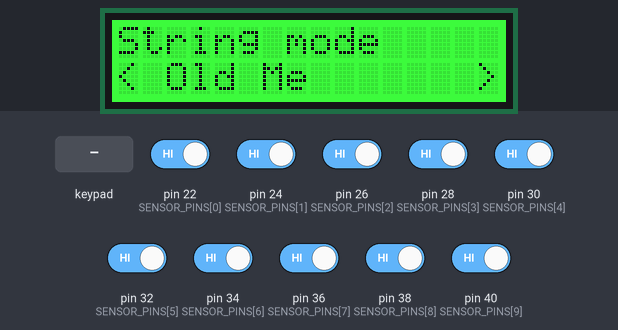
A sketch run on a simulated Arduino Mega 2560, built with avr-gcc and run on an emulated ATmega2560. On the bench: 16×2 character LCD. The test bench sets the inputs (shaded band); at power-on: pin 22 (SENSOR_PINS[0]), pin 24 (SENSOR_PINS[1]), pin 26 (SENSOR_PINS[2]), pin 28 (SENSOR_PINS[3]), pin 30 (SENSOR_PINS[4]), pin 32 (SENSOR_PINS[5]), pin 34 (SENSOR_PINS[6]), pin 36 (SENSOR_PINS[7]), pin 38 (SENSOR_PINS[8]), pin 40 (SENSOR_PINS[9]) HIGH. What the sketch prints to the serial monitor is not drawn.

Above: at 1.2 s.
1.3 s: key 'S' pressed
At 1.8 s:
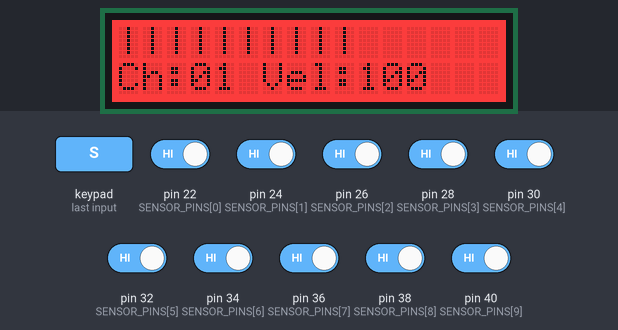
2.8 s: pin 22 (SENSOR_PINS[0]) driven LOW
At 3.6 s:
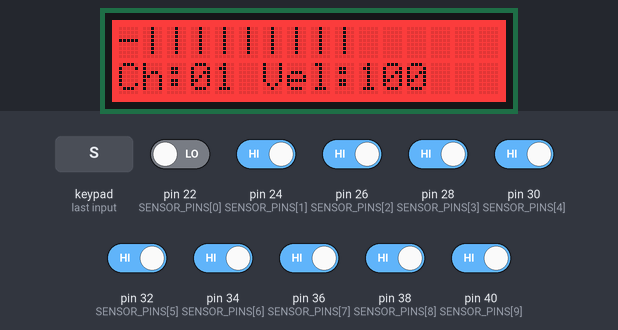
4.3 s: pin 24 (SENSOR_PINS[1]) driven LOW
At 4.7 s:
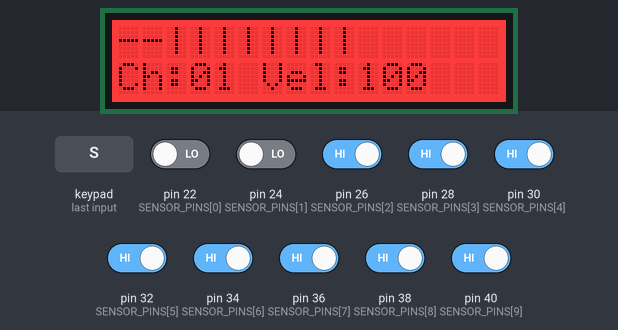
5.8 s: pin 26 (SENSOR_PINS[2]) driven LOW
At 7.0 s:
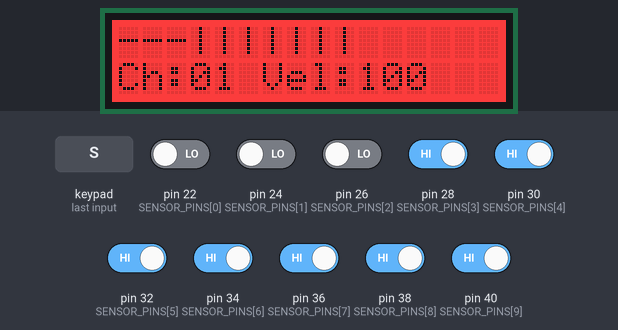
7.3 s: pin 28 (SENSOR_PINS[3]) driven LOW
At 8.2 s:
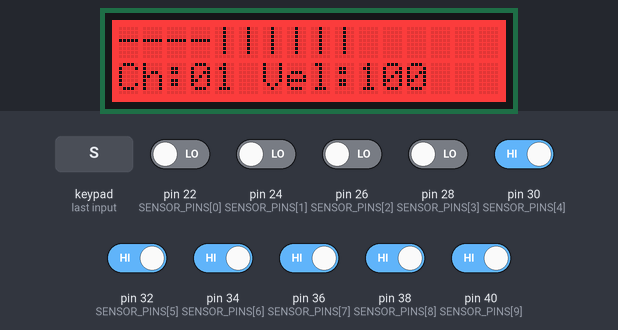
8.8 s: pin 30 (SENSOR_PINS[4]) driven LOW
At 9.4 s:
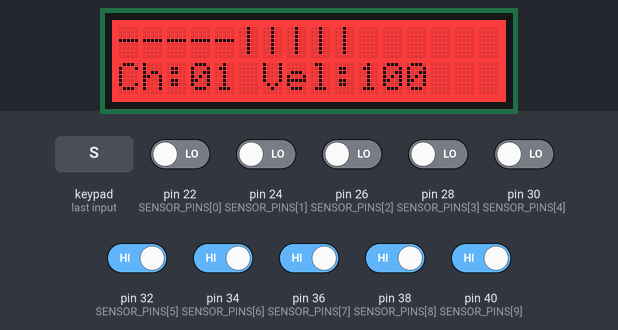
Timing chart, 0 to 11.3 s (numbered marks = the images above; inputs shaded):
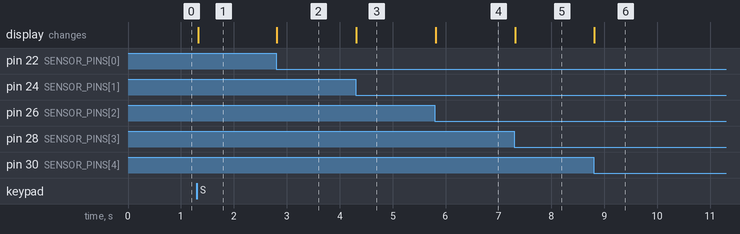

Measured:
- after the input at 1.3 s, the display: changes at once (image 1)
- after the input at 2.8 s, the display: changes at once (image 2)
- after the input at 4.3 s, the display: changes at once (image 3)
- after the input at 5.8 s, the display: changes at once (image 4)
- after the input at 7.3 s, the display: changes at once (image 5)
- after the input at 8.8 s, the display: changes at once (image 6)

The sketch:

harp.ino
```cpp
#include <Wire.h>
#include <Adafruit_RGBLCDShield.h>

#define MIDI_SERIAL Serial1
Adafruit_RGBLCDShield lcd = Adafruit_RGBLCDShield();

constexpr uint8_t LCD_BACKLIGHT_OFF = 0x0;
constexpr uint8_t LCD_BACKLIGHT_RED = 0x1;
constexpr uint8_t LCD_BACKLIGHT_GREEN = 0x2;
constexpr uint8_t LCD_BACKLIGHT_BLUE = 0x4;
constexpr uint8_t LCD_BACKLIGHT_YELLOW = LCD_BACKLIGHT_RED | LCD_BACKLIGHT_GREEN;
constexpr uint8_t LCD_BACKLIGHT_CYAN = LCD_BACKLIGHT_GREEN | LCD_BACKLIGHT_BLUE;
constexpr uint8_t LCD_BACKLIGHT_MAGENTA = LCD_BACKLIGHT_RED | LCD_BACKLIGHT_BLUE;
constexpr uint8_t LCD_BACKLIGHT_WHITE = LCD_BACKLIGHT_RED | LCD_BACKLIGHT_GREEN | LCD_BACKLIGHT_BLUE;
constexpr uint8_t HARP_MODE_SETUP = 0;
constexpr uint8_t HARP_MODE_PLAY = 1;

constexpr uint8_t SENSOR_COUNT = 10;
constexpr uint8_t SENSOR_PINS[SENSOR_COUNT] = {22, 24, 26, 28, 30, 32, 34, 36, 38, 40};
// Notes per string (MIDI note numbers). Adjust to taste.
//                                      A3  Bb3 B3  C4  D4  E4  F4  F#4 G4  A4
uint8_t tomStringNotes[SENSOR_COUNT] = {57, 58, 59, 60, 62, 64, 65, 66, 67, 69};
//                                      C4  G4  C5  F5  G5  Ab5 Bb5 C5  Db5 Eb5
uint8_t ox7StringNotes[SENSOR_COUNT] = {60, 67, 72, 77, 79, 80, 82, 84, 85, 87};

// Menu
constexpr uint8_t MENU_COUNT = 4;
constexpr uint8_t MENU_STRING_MODE = 0;
constexpr uint8_t MENU_MIDI_CHANNEL = 1;
constexpr uint8_t MENU_MIDI_VELOCITY = 2;
constexpr uint8_t MENU_PLAY = 3;

const char *menuLabels[MENU_COUNT] = {
    "String mode",
    "MIDI channel",
    "MIDI velocity",
    ">> Play"};

constexpr uint8_t STRING_MODE_COUNT = 2;
const char *stringModeLabels[STRING_MODE_COUNT] = {"Old Me", "Ox7"};
uint8_t *stringModeNotes[STRING_MODE_COUNT] = {tomStringNotes, ox7StringNotes};

// Sensor config
constexpr bool SENSOR_ACTIVE_LOW = true; // LOW = beam broken (relay closes and pulls to GND)
constexpr unsigned long DEBOUNCE_MS = 1;
constexpr unsigned long UI_UPDATE_MS = 50; // 20 Hz button/LCD poll in play mode

// State — menu
uint8_t harpMode = HARP_MODE_SETUP;
uint8_t menuIndex = 0;
uint8_t stringMode = 0;
uint8_t *stringNotes = tomStringNotes;
uint8_t midiChannel = 0;
uint8_t midiVelocity = 100;
uint8_t lastButtons = 0;
bool lcdDirty = true;

// State — play mode
uint16_t sensorState = 0;                  // debounced state (bit=1 = beam broken)
uint16_t prevSensorState = 0;              // previous debounced state for edge detect
uint16_t lastRawState = 0;                 // raw reading from previous scan
unsigned long debounceStart[SENSOR_COUNT]; // per-channel debounce timers
unsigned long lastUiUpdate = 0;
uint16_t lastDrawnState = 0; // only redraw LCD when sensorState != this

// -------------------------
// MIDI helpers
// -------------------------

inline void midiWriteByte(uint8_t b)
{
  MIDI_SERIAL.write(b);
}

// MIDI Note On (3 bytes)
void midiNoteOn(uint8_t ch, uint8_t note, uint8_t vel)
{
  midiWriteByte(0x90 | (ch & 0x0F));
  midiWriteByte(note & 0x7F);
  midiWriteByte(vel & 0x7F);
}

// MIDI Note Off (3 bytes) — can also use Note On with vel=0, but this is explicit
void midiNoteOff(uint8_t ch, uint8_t note)
{
  midiWriteByte(0x80 | (ch & 0x0F));
  midiWriteByte(note & 0x7F);
  midiWriteByte(0);
}

// -------------------------
// Sensor helpers
// -------------------------

// Read all sensor pins into a bitmask (bit=1 = beam broken)
uint16_t scanSensors()
{
  uint16_t bits = 0;
  for (uint8_t i = 0; i < SENSOR_COUNT; i++)
  {
    bool level = digitalRead(SENSOR_PINS[i]);
    if (SENSOR_ACTIVE_LOW)
      level = !level;
    if (level)
      bits |= (1 << i);
  }
  return bits;
}

// Send CC 123 (All Notes Off) then zero state
void allNotesOff()
{
  midiWriteByte(0xB0 | (midiChannel & 0x0F)); // Control Change
  midiWriteByte(123);                         // All Notes Off
  midiWriteByte(0);
  sensorState = 0;
  prevSensorState = 0;
}

// -------------------------
// LCD helpers
// -------------------------

// Draw the setup menu for the current menuIndex
void drawMenu()
{
  lcd.clear();
  lcd.setCursor(0, 0);
  lcd.print(menuLabels[menuIndex]);

  lcd.setCursor(0, 1);
  switch (menuIndex)
  {
  case MENU_STRING_MODE:
    lcd.print("< ");
    lcd.print(stringModeLabels[stringMode]);
    lcd.setCursor(15, 1);
    lcd.print(">");
    break;
  case MENU_MIDI_CHANNEL:
    lcd.print("< ");
    lcd.print(midiChannel + 1); // display 1-16
    lcd.setCursor(15, 1);
    lcd.print(">");
    break;
  case MENU_MIDI_VELOCITY:
    lcd.print("< ");
    lcd.print(midiVelocity);
    lcd.setCursor(15, 1);
    lcd.print(">");
    break;
  case MENU_PLAY:
    lcd.print("SELECT to start");
    break;
  }
}

// Draw string state on LCD line 0: | = unbroken, - = broken
void drawStringState()
{
  lcd.setCursor(0, 0);
  for (uint8_t i = 0; i < SENSOR_COUNT; i++)
    lcd.print((sensorState & (1 << i)) ? '-' : '|');
}

// Draw the play mode status screen
void drawPlayScreen()
{
  lcd.clear();
  drawStringState();
  lcd.setCursor(0, 1);
  lcd.print("Ch:");
  if (midiChannel + 1 < 10)
    lcd.print("0");
  lcd.print(midiChannel + 1);
  lcd.print(" Vel:");
  lcd.print(midiVelocity);
}

// -------------------------
// Mode loops
// -------------------------

void setupModeLoop()
{
  uint8_t buttons = lcd.readButtons();
  uint8_t pressed = buttons & ~lastButtons; // rising edge only
  lastButtons = buttons;

  if (!pressed && !lcdDirty)
    return;

  if (pressed & BUTTON_UP)
  {
    if (menuIndex > 0)
      menuIndex--;
    lcdDirty = true;
  }
  if (pressed & BUTTON_DOWN)
  {
    if (menuIndex < MENU_COUNT - 1)
      menuIndex++;
    lcdDirty = true;
  }
  if (pressed & BUTTON_LEFT)
  {
    switch (menuIndex)
    {
    case MENU_STRING_MODE:
      if (stringMode > 0)
        stringMode--;
      stringNotes = stringModeNotes[stringMode];
      break;
    case MENU_MIDI_CHANNEL:
      if (midiChannel > 0)
        midiChannel--;
      break;
    case MENU_MIDI_VELOCITY:
      if (midiVelocity > 1)
        midiVelocity--;
      break;
    }
    lcdDirty = true;
  }
  if (pressed & BUTTON_RIGHT)
  {
    switch (menuIndex)
    {
    case MENU_STRING_MODE:
      if (stringMode < STRING_MODE_COUNT - 1)
        stringMode++;
      stringNotes = stringModeNotes[stringMode];
      break;
    case MENU_MIDI_CHANNEL:
      if (midiChannel < 15)
        midiChannel++;
      break;
    case MENU_MIDI_VELOCITY:
      if (midiVelocity < 127)
        midiVelocity++;
      break;
    }
    lcdDirty = true;
  }
  if (pressed & BUTTON_SELECT)
  {
    // Snapshot current sensors to avoid spurious edges on entry
    uint16_t snap = scanSensors();
    sensorState = snap;
    prevSensorState = snap;
    lastRawState = snap;
    unsigned long now = millis();
    for (uint8_t i = 0; i < SENSOR_COUNT; i++)
      debounceStart[i] = now;
    lastUiUpdate = now;

    harpMode = HARP_MODE_PLAY;
    lcdDirty = true;
    lcd.setBacklight(LCD_BACKLIGHT_RED);
    drawPlayScreen();
    lastDrawnState = snap;
    Serial.println("Entering play mode");
    return;
  }

  if (lcdDirty)
  {
    drawMenu();
    lcdDirty = false;
  }
}

void playModeLoop()
{
  unsigned long now = millis();

  // 1. Scan sensors
  uint16_t raw = scanSensors();

  // 2. Per-channel debounce
  for (uint8_t i = 0; i < SENSOR_COUNT; i++)
  {
    bool rawBit = (raw >> i) & 1;
    bool lastRawBit = (lastRawState >> i) & 1;
    bool stableBit = (sensorState >> i) & 1;

    // Raw changed — reset debounce timer
    if (rawBit != lastRawBit)
      debounceStart[i] = now;

    // Raw differs from accepted and has been stable long enough — accept
    if (rawBit != stableBit && (now - debounceStart[i] >= DEBOUNCE_MS))
    {
      if (rawBit)
        sensorState |= (1 << i);
      else
        sensorState &= ~(1 << i);
    }
  }
  lastRawState = raw;

  // 3. Edge detection
  uint16_t edges = sensorState ^ prevSensorState;

  // 4. MIDI emission
  for (uint8_t i = 0; i < SENSOR_COUNT; i++)
  {
    if (!(edges & (1 << i)))
      continue;
    if (sensorState & (1 << i))
      midiNoteOn(midiChannel, stringNotes[i], midiVelocity);
    else
      midiNoteOff(midiChannel, stringNotes[i]);
  }

  // 5. Commit state
  prevSensorState = sensorState;

  // 6. Throttled UI — check SELECT to exit
  if (now - lastUiUpdate >= UI_UPDATE_MS)
  {
    lastUiUpdate = now;
    if (sensorState != lastDrawnState)
    {
      drawStringState();
      lastDrawnState = sensorState;
    }
    uint8_t buttons = lcd.readButtons();
    uint8_t pressed = buttons & ~lastButtons;
    lastButtons = buttons;

    if (pressed & BUTTON_SELECT)
    {
      allNotesOff();
      harpMode = HARP_MODE_SETUP;
      lcdDirty = true;
      lcd.setBacklight(LCD_BACKLIGHT_GREEN);
      Serial.println("Entering setup mode");
    }
  }
}

// -------------------------
// Setup & main loop
// -------------------------

void setup()
{
  Serial.begin(9600);       // Debug serial
  MIDI_SERIAL.begin(31250); // MIDI baud rate

  // Inputs
  for (uint8_t i = 0; i < SENSOR_COUNT; i++)
  {
    // Use INPUT_PULLUP if your relay/contact pulls to GND when closed.
    // Otherwise use INPUT and provide external pull-ups/pull-downs appropriately.
    pinMode(SENSOR_PINS[i], INPUT_PULLUP);
  }

  lcd.begin(16, 2);
  Wire.setClock(400000); // 400 kHz Fast Mode for lower UI block time
  lcd.setBacklight(LCD_BACKLIGHT_GREEN);
  drawMenu();
  lcdDirty = false;
  Serial.println("Harp started");
}

void loop()
{
  if (harpMode == HARP_MODE_SETUP)
    setupModeLoop();
  else
    playModeLoop();
}
```
